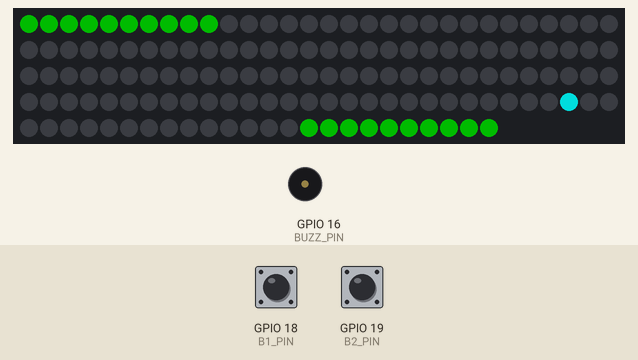
The program below on a simulated ESP32. Parts: 144 RGB LEDs in strip order, left to right, continuing on the next row, buzzer (waves = sounding). The test bench sets the inputs (shaded band); at power-on: GPIO 19 (B2_PIN) HIGH, GPIO 18 (B1_PIN) HIGH. Dim RGB values are drawn brighter than linear; random numbers use the default seed unless the program sets one.

Above: at 3.0 s.
3.1 s: GPIO 19 (B2_PIN) pulled LOW for 0.15 s
3.8 s: GPIO 18 (B1_PIN) pulled LOW for 0.15 s
At 4.2 s:
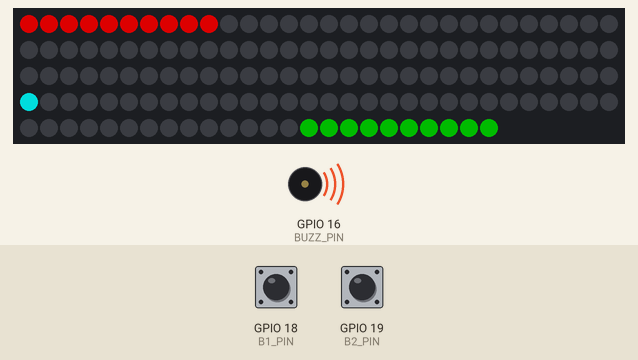
4.5 s: GPIO 19 (B2_PIN) pulled LOW for 1 s
At 5.7 s:
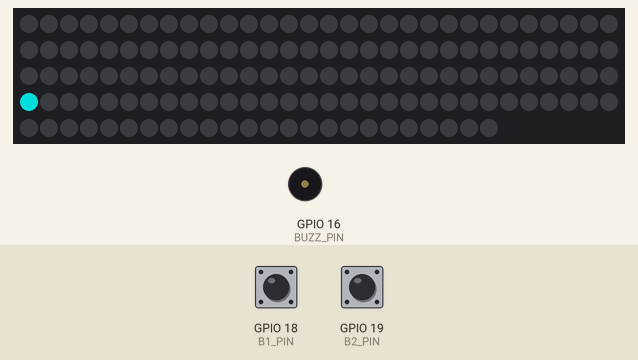
6.1 s: GPIO 18 (B1_PIN) pulled LOW for 1 s
At 7.0 s:
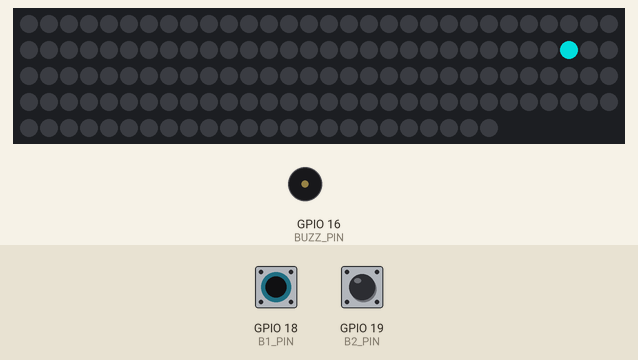
10.7 s: GPIO 18 (B1_PIN) pulsed LOW 5 times (0.12 s each, 0.3 s apart)
At 13.78 s:
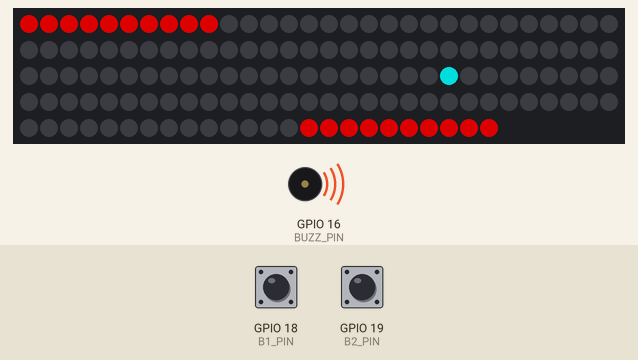
Timing chart, 0 to 16.2 s (numbered marks = the images above; inputs shaded):
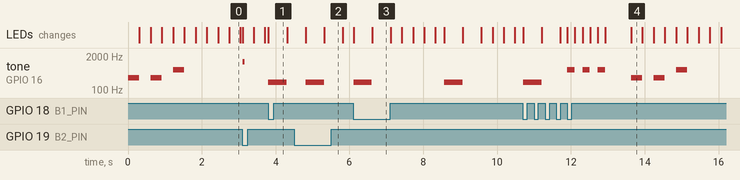

Measured:
- after the input at 3.8 s, tone on GPIO 16 (BUZZ_PIN): silent → 200 Hz at once, → silent 0.50 s later
- after the input at 4.5 s, tone on GPIO 16 (BUZZ_PIN): silent → 200 Hz after 0.31 s, → silent 0.50 s later

The program:

main.cpp
```cpp
/*
  Игра на адресной светодиодной ленте "Понг"
  - Нажимай кнопку, когда шарик попал в твою зону
  - Чем ближе к краю ленты, тем сильнее будет отскок
  - Нажал не в своей зоне - проиграл
  - Пропустил - проиграл
*/
#include <Arduino.h>
#include <Tone32.h>

#define LED_PIN 17     // пин ленты
#define LED_NUM 144   // кол-во светодиодов
#define LED_BR 150     // яркость ленты
#define B1_PIN 18      // пин кнопки 1
#define B2_PIN 19      // пин кнопки 2
#define BUZZ_PIN 16    // пин пищалки
#define BUZZER_CHANNEL 0
#define ZONE_SIZE 10  // размер зоны
#define MIN_SPEED 5   // минимальная скорость
#define MAX_SPEED 20  // максимальная скорость
#define WIN_SCORE 5   // победный счёт
// =============================================
#include <FastLED.h>

CRGB leds[LED_NUM];

void newGame();
void pollButtons();
void gameRoutine();
void newRound();
void gameOver(byte player);

// ========== КНОПКА ==========
// мини класс кнопки
#define BTN_DEB 50    // дебаунс, мс
struct Button {
  public:
    Button (byte pin) {
      _pin = pin;
      pinMode(_pin, INPUT_PULLUP);
    }
    bool click() {
      bool btnState = digitalRead(_pin);
      if (!btnState && !_flag && millis() - _tmr >= BTN_DEB) {
        _flag = true;
        _tmr = millis();
        return true;
      }
      if (btnState && _flag && millis() - _tmr >= BTN_DEB) {
        _flag = false;
        _tmr = millis();
      }
      return false;
    }
    uint32_t _tmr;
    byte _pin;
    bool _flag;
};
Button b1(B1_PIN);
Button b2(B2_PIN);
// ============ SETUP =============
void setup() {
  FastLED.addLeds<WS2812, LED_PIN, GRB>(leds, LED_NUM);
  FastLED.setBrightness(LED_BR);
  pinMode(BUZZ_PIN, OUTPUT);
  newGame();
}
// ========== ПЕРЕМЕННЫЕ ==========
int pos = 0;
int spd;
byte score1 = 0, score2 = 0;
uint32_t tmr;
// ============= LOOP =============
void loop() {
  pollButtons();
  gameRoutine();
}
// ========= ОПРОС КНОПОК =========
void pollButtons() {
  if (b1.click()) {                             // произошёл клик игрока 1
    if (pos >= ZONE_SIZE * 10) gameOver(0);     // мячик вне зоны 1 игрока - проиграл
    else {                                      // мячик в зоне - отбил
      tone(BUZZ_PIN, 1200, 60, BUZZER_CHANNEL);
      spd = map(pos, ZONE_SIZE * 10, 0, MIN_SPEED, MAX_SPEED); // меняем скорость
    }
  }
  // аналогично для игрока 2
  if (b2.click()) {
    if (pos < (LED_NUM - ZONE_SIZE) * 10) gameOver(1);
    else {
      tone(BUZZ_PIN, 1200, 60, BUZZER_CHANNEL);
      spd = map(pos, (LED_NUM - ZONE_SIZE) * 10, LED_NUM * 10, -MIN_SPEED, -MAX_SPEED);
    }
  }
}
// ========= ЗАЛИВКА ЗОН =========
void fillZones(CRGB color1, CRGB color2) {
  // заливаем концы ленты переданными цветами
  for (int i = 0; i < ZONE_SIZE; i++) {
    leds[i] = color1;
    leds[LED_NUM - i - 1] = color2;
  }
}
// ========= МИГАТЬ И ПИЩАТЬ =========
// (цвет1, цвет2, частота, время задержки)
void blinkTone(CRGB color1, CRGB color2, int freq, int del) {
  fillZones(color1, color2);    // залить зоны
  FastLED.show();               // показать
  tone(BUZZ_PIN, freq, del, BUZZER_CHANNEL);         // пищать
  // delay(del);                   // ждём
  noTone(BUZZ_PIN);             // не пищать
  fillZones(0, 0);              // выключить зоны
  FastLED.show();               // показать
  delay(del);                   // ждать
}
// =========== ПРОИГРЫШ ===========
// (номер игрока, 0 или 1)
void gameOver(byte player) {
  newRound();    // новый раунд
  if (player == 0) {
    score2++;
    if (score2 == WIN_SCORE) {  // победил игрок 2
      score1 = score2 = 0;      // обнуляем счёт
      // победный бип бип бип игрока 2
      blinkTone(CRGB::Black, CRGB::Green, 600, 200);
      blinkTone(CRGB::Black, CRGB::Green, 600, 200);
      blinkTone(CRGB::Black, CRGB::Green, 600, 200);
      delay(500);
      newGame();  // новая игра
    } else blinkTone(CRGB::Red, CRGB::Green, 200, 500);   // красный бииип игрока 1
  } else {
    score1++;
    if (score1 == WIN_SCORE) {  // победил игрок 1
      score1 = score2 = 0;
      blinkTone(CRGB::Green, CRGB::Black, 600, 200);
      blinkTone(CRGB::Green, CRGB::Black, 600, 200);
      blinkTone(CRGB::Green, CRGB::Black, 600, 200);
      delay(500);
      newGame();  // новая игра
    } else blinkTone(CRGB::Green, CRGB::Red, 200, 500);
  }
}
// ============== НОВАЯ ИГРА ==============
void newGame() {
  blinkTone(CRGB::Red, CRGB::Red, 300, 300);
  blinkTone(CRGB::Yellow, CRGB::Yellow, 300, 300);
  blinkTone(CRGB::Green, CRGB::Green, 600, 300);
  fillZones(CRGB::Green, CRGB::Green);
  FastLED.show();
  randomSeed(millis()); // делаем случайные числа более случайными
  newRound();
}
// ============== НОВЫЙ РАУНД ==============
void newRound() {
  spd = random(0, 2) ? MIN_SPEED : -MIN_SPEED;  // случайное направление
  pos = (LED_NUM * 10) / 2;     // в центр ленты
}
// ============== ИГРА ==============
void gameRoutine() {
  if (millis() - tmr >= 10) {   // каждые 10 мс
    tmr = millis();
    pos += spd;     // двигаем мячик
    if (pos < 0) {  // вылетел слева
      gameOver(0);  // игрок 1 проиграл
      return;       // выходим
    }
    if (pos >= LED_NUM * 10) {  // вылетел справа
      gameOver(1);              // игрок 2 проиграл
      return;                   // выходим
    }
    FastLED.clear();
    fillZones(CRGB::Green, CRGB::Green);  // показываем зоны
    leds[pos / 10] = CRGB::Cyan;          // рисуем мячик
    FastLED.show();
  }
}
```
